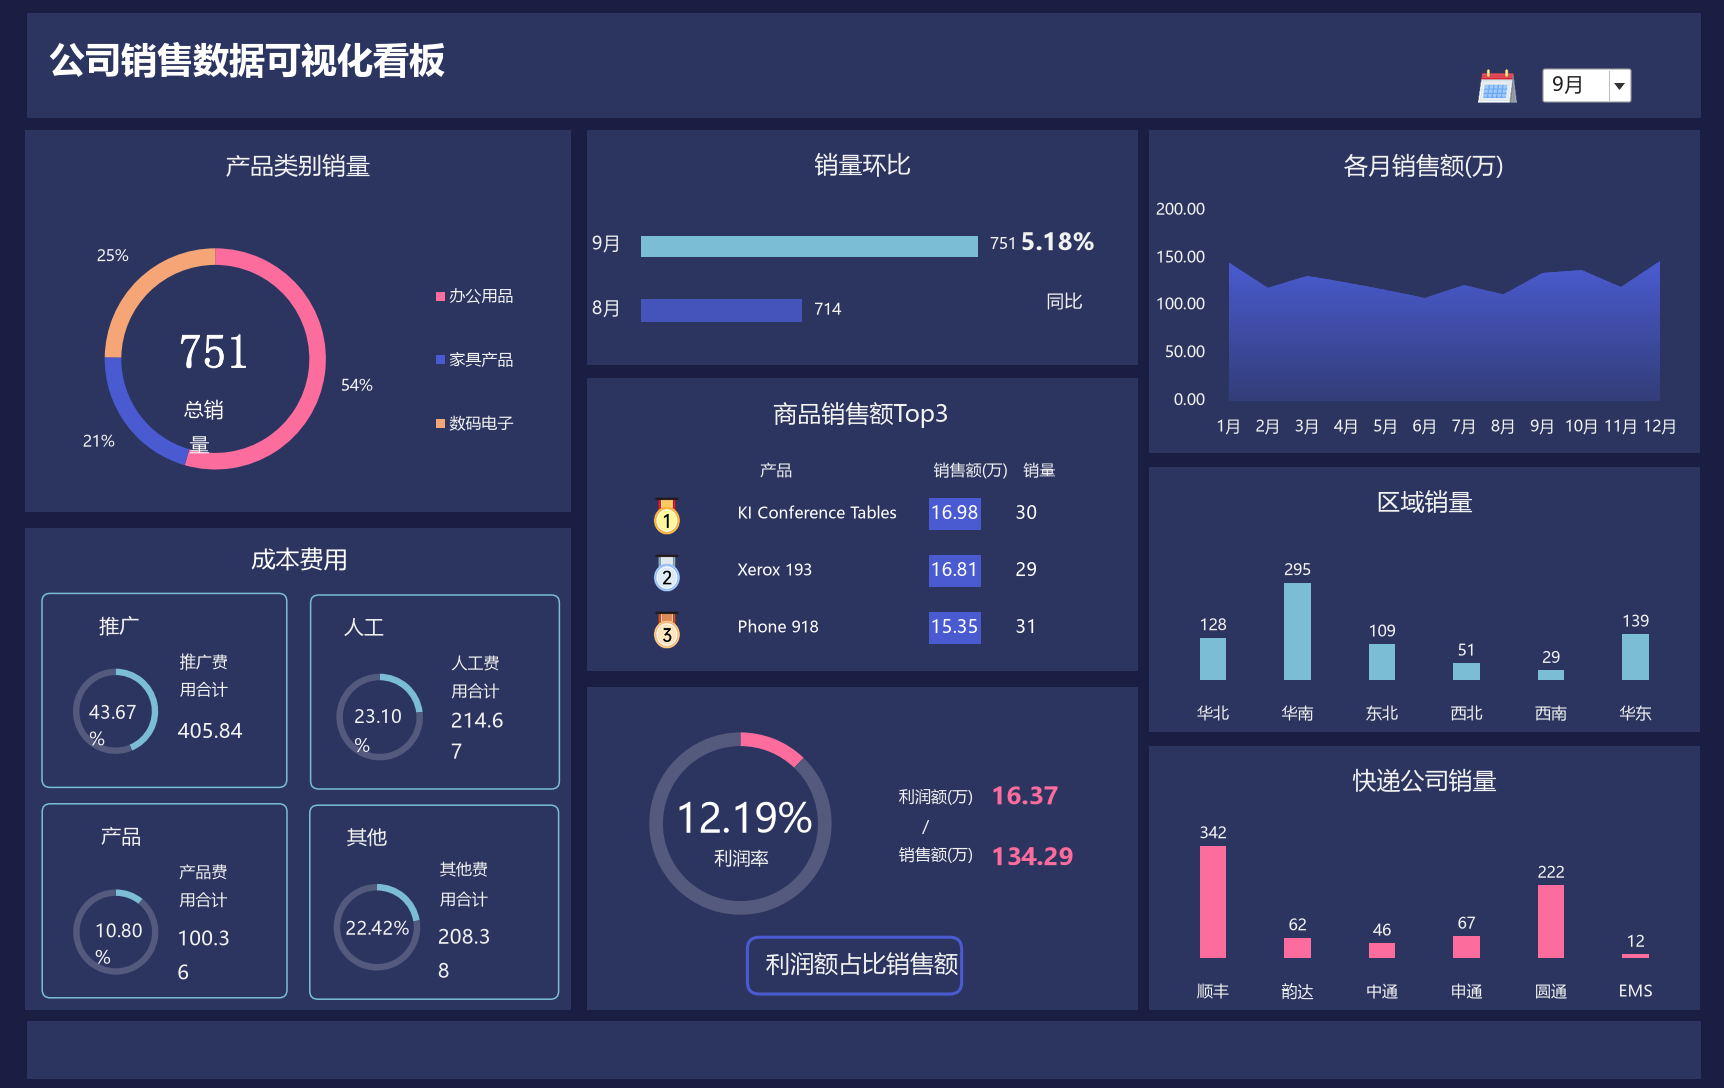

This chart was generated by the following Python code:
# -*- coding: utf-8 -*-
"""第四章 销售看板 · Python / matplotlib 复刻

原文件《第四章 销售看板参考.xlsx》的「数据大屏」工作表由 11 张图表、若干
矩形/文本框、一个图标和一个月份下拉框拼成。这里按原图的画布尺寸
(1724 × 1088 px) 逐块重绘，并用「销售明细」「成本明细」两张原始数据表
现算所有指标，因此和 Excel 一样，换个月份整张看板都会跟着变。

用法：
    python dashboard.py                 # 默认 9 月（与原文件 C2=9 一致）
    python dashboard.py --month 3       # 指定 1~12 月
    python dashboard.py --gif           # 生成 12 个月循环 GIF
"""

import argparse
import io
import os
from collections import defaultdict

import matplotlib
matplotlib.use("Agg")
import matplotlib.patheffects as path_effects
import matplotlib.pyplot as plt
import numpy as np
from matplotlib.patches import FancyBboxPatch, Polygon, Rectangle, Wedge
from PIL import Image

# ---------------------------------------------------------------------------
# 常量：颜色、画布、字体
# ---------------------------------------------------------------------------

BASE = os.path.dirname(os.path.abspath(__file__))
XLSX = (r"D:\大数据分析及数据可视化\《Excel数据可视化 - 从图表到数据大屏》"
        r"-清华-郭宏远\第四章 销售看板参考.xlsx")

W, H = 1724, 1088          # 看板画布（px，1px = 0.5pt；与 Excel 导出图一致）
DPI = 100

C_BG = "#1A1E43"           # 页面底色
C_PANEL = "#2C3560"        # 面板 / 图表区底色
C_TEXT = "#F2F2F2"         # 图表文字（bg1 lum95%）
C_WHITE = "#FFFFFF"
C_BLUE = "#7BBDD5"         # 浅蓝：区域柱、KPI 环、9 月环比条
C_PINK = "#FC6C9D"         # 粉色：快递柱、办公用品、利润弧
C_INDIGO = "#4A5BD1"       # 靛蓝：家具产品、Top3 高亮块、占比条
C_ORANGE = "#F6A576"       # 橙色：数码电子
C_GRAY = "#535A7D"         # 圆环剩余部分（bg1 20% 叠在面板上）
C_DARKBLUE = "#4454BA"     # 8 月环比条

FONT = "Microsoft YaHei"
plt.rcParams["font.family"] = FONT
plt.rcParams["axes.unicode_minus"] = False


def fs(excel_pt):
    """Excel 字号 -> matplotlib 字号（导出比例 2px/pt，100dpi）。"""
    return excel_pt * 2 * 72 / DPI


# ---------------------------------------------------------------------------
# 数据：直接从工作簿现算（对应 Excel 里的 COUNTIFS / SUMIFS）
# ---------------------------------------------------------------------------

MONTHS = ["%d月" % i for i in range(1, 13)]
REGIONS = ["华北", "华南", "东北", "西北", "西南", "华东"]
COURIERS = ["顺丰", "韵达", "中通", "申通", "圆通", "EMS"]
CATEGORIES = ["办公用品", "家具产品", "数码电子"]
COST_ORDER = ["推广", "其他", "人工", "产品"]   # 与 D27:D30 一致


def load_data():
    from openpyxl import load_workbook

    wb = load_workbook(XLSX, read_only=True, data_only=True)
    ws = wb["销售明细"]

    sales = {m: 0.0 for m in MONTHS}
    profit = {m: 0.0 for m in MONTHS}
    qty = {m: 0 for m in MONTHS}
    by_region = {m: defaultdict(int) for m in MONTHS}
    by_courier = {m: defaultdict(int) for m in MONTHS}
    by_category = {m: defaultdict(int) for m in MONTHS}
    by_product = {m: defaultdict(lambda: [0.0, 0]) for m in MONTHS}

    for row in ws.iter_rows(min_row=2, values_only=True):
        if row[0] is None:
            continue
        amount = row[4] or 0.0
        prof = row[6] or 0.0
        region, courier, category, product, month = row[2], row[3], row[7], row[8], row[9]
        if month not in sales:
            continue
        sales[month] += amount
        profit[month] += prof
        qty[month] += 1
        by_region[month][region] += 1
        by_courier[month][courier] += 1
        by_category[month][category] += 1
        by_product[month][product][0] += amount
        by_product[month][product][1] += 1

    costs = {m: {} for m in MONTHS}
    ws = wb["成本明细"]
    for row in ws.iter_rows(min_row=2, values_only=True):
        if row[0] is None:
            continue
        costs[row[0]][row[1]] = row[2] or 0.0

    return {
        "sales": sales, "profit": profit, "qty": qty,
        "by_region": by_region, "by_courier": by_courier,
        "by_category": by_category, "by_product": by_product,
        "costs": costs,
    }


# ---------------------------------------------------------------------------
# 绘制小工具
# ---------------------------------------------------------------------------

def panel(ax, rect, color=C_PANEL):
    ax.add_patch(Rectangle((rect[0], rect[1]), rect[2], rect[3],
                           facecolor=color, edgecolor="none", zorder=1))


def text(ax, x, y, s, size, color=C_TEXT, weight="normal", ha="center",
         va="center", zorder=10, **kwargs):
    return ax.text(x, y, s, fontsize=fs(size), color=color, weight=weight,
                   ha=ha, va=va, zorder=zorder, **kwargs)


def gradient_area(ax, xs, ys, baseline, colors, zorder=3, bands=180):
    """按垂直渐变填充面积图，并用多边形裁剪。colors = (top, bottom)。"""
    pts = [(xs[0], baseline)] + list(zip(xs, ys)) + [(xs[-1], baseline)]
    clip = Polygon(pts, closed=True, facecolor="none", edgecolor="none")
    ax.add_patch(clip)
    top = np.array(colors[0], dtype=float)
    bottom = np.array(colors[1], dtype=float)
    y0, y1 = min(ys), baseline
    for i in range(bands):
        t = i / (bands - 1)
        color = (top * (1 - t) + bottom * t) / 255.0
        y = y0 + (y1 - y0) * i / bands
        bar = Rectangle((xs[0], y), xs[-1] - xs[0], (y1 - y0) / bands + 0.7,
                        facecolor=color, edgecolor="none", zorder=zorder)
        ax.add_patch(bar)
        bar.set_clip_path(clip)


# ---------------------------------------------------------------------------
# 各面板
# ---------------------------------------------------------------------------

def draw_bar(ax, rect, title, values, color, ref_w=551, ref_h=265):
    """快递公司销量 / 区域销量：6 根竖向柱子 + 顶部数值。"""
    x0, y0, w, h = rect
    sx, sy = w / ref_w, h / ref_h
    panel(ax, rect)
    text(ax, x0 + 275.5 * sx, y0 + 36 * sy, title, 12)

    centers = [64, 148.5, 233, 317.5, 402, 486.5]
    baseline = 213
    for cx, value in zip(centers, values):
        top = baseline - value * 0.33
        ax.add_patch(Rectangle((x0 + (cx - 13.25) * sx, y0 + top * sy),
                               26.5 * sx, (baseline - top) * sy,
                               facecolor=color, edgecolor="none", zorder=3))
        text(ax, x0 + cx * sx, y0 + (top - 12) * sy, str(value), 8)
    for cx, name in zip(centers, (COURIERS if title == "快递公司销量" else REGIONS)):
        text(ax, x0 + cx * sx, y0 + 247 * sy, name, 8)


def _nice_step(span):
    """给环比条形图挑一个 Excel 风格的刻度（20 对应 680~760 的原图）。"""
    span = max(span, 1)
    base = 10 ** int(np.floor(np.log10(span)))
    for multiple in (1, 2, 5, 10):
        step = multiple * base
        if span / step <= 2.2:
            return step
    return 10 * base


def draw_chart7(ax, rect, current, previous, change, current_label="9月", previous_label="8月"):
    """销量环比：横向条形图 + 同比（实为环比）标注。"""
    x0, y0, w, h = rect
    sx, sy = w / 554, h / 236
    panel(ax, rect)
    text(ax, x0 + 277 * sx, y0 + 36 * sy, "销量环比", 12)

    text(ax, x0 + 34 * sx, y0 + 115 * sy, current_label, 9, ha="right")
    text(ax, x0 + 34 * sx, y0 + 180 * sy, previous_label, 9, ha="right")

    # 条形长度 = 在 Excel 自动坐标轴里的位置；9 月对应 680~760 的轴，
    # 和原图的 349px / 162px 完全一致
    step = _nice_step(abs(current - previous))
    axis_min = (min(current, previous) // step) * step - step
    axis_max = -(-max(current, previous) // step) * step   # ceil to step
    if axis_max <= axis_min:
        axis_max = axis_min + step
    span_px = 436 - 54

    def bar_px(value):
        return (value - axis_min) / (axis_max - axis_min) * span_px

    ax.add_patch(Rectangle((x0 + 54 * sx, y0 + 106 * sy),
                           bar_px(current) * sx, 22 * sy,
                           facecolor=C_BLUE, edgecolor="none", zorder=3))
    ax.add_patch(Rectangle((x0 + 54 * sx, y0 + 170 * sy),
                           bar_px(previous) * sx, 23 * sy,
                           facecolor=C_DARKBLUE, edgecolor="none", zorder=3))

    text(ax, x0 + (54 + bar_px(current) + 12) * sx, y0 + 115 * sy,
         str(current), 8, ha="left")
    text(ax, x0 + (54 + bar_px(previous) + 12) * sx, y0 + 181 * sy,
         str(previous), 8, ha="left")
    text(ax, x0 + 436 * sx, y0 + 114 * sy, "%.2f%%" % (change * 100), 12,
         weight="bold", ha="left")
    text(ax, x0 + 498 * sx, y0 + 173 * sy, "同比", 9, ha="right")


def draw_chart8(ax, rect, monthly_sales, ref_w=553, ref_h=324):
    """各月销售额：渐变面积图。"""
    x0, y0, w, h = rect
    sx, sy = w / ref_w, h / ref_h
    panel(ax, rect)
    text(ax, x0 + 276 * sx, y0 + 37 * sy, "各月销售额(万)", 12)

    # 面积图从第一个分类点（1 月）画到最后一个（12 月），不是整条绘图区
    left, right = 80, 513
    bottom, top = 272, 80.5

    def y_of(value):
        return bottom - (value / 200.0) * (bottom - top)

    xs = [left + i * (right - left) / 11 for i in range(12)]
    values = [monthly_sales[m] for m in MONTHS]
    ys = [y_of(v) for v in values]
    gradient_area(ax,
                  [x0 + x * sx for x in xs], [y0 + y * sy for y in ys],
                  y0 + bottom * sy,
                  ((74, 91, 209), (50, 61, 119)), zorder=3)

    for value, y in zip([200, 150, 100, 50, 0],
                        [80.5, 128.5, 175.5, 223.5, 271.5]):
        text(ax, x0 + 56 * sx, y0 + y * sy, "%.2f" % value, 8, ha="right")
    for cx, m in zip(xs, MONTHS):
        text(ax, x0 + cx * sx, y0 + 298 * sy, m, 8)


def draw_chart9(ax, rect, counts, total, ref_w=548, ref_h=383):
    """产品类别销量：圆环 + 中心总销量 + 右侧图例。"""
    x0, y0, w, h = rect
    sx, sy = w / ref_w, h / ref_h
    panel(ax, rect)
    text(ax, x0 + 274 * sx, y0 + 37 * sy, "产品类别销量", 12)

    cx, cy = x0 + 191 * sx, y0 + 229.5 * sy
    r = 111 * min(sx, sy)
    width = r * 0.15
    fractions = [counts[c] / total for c in CATEGORIES]
    colors = [C_PINK, C_INDIGO, C_ORANGE]
    ring_arcs(ax, cx, cy, r, width, fractions, colors, zorder=4)

    text(ax, cx - 1 * sx, cy - 8 * sy, str(total), 24, color=C_WHITE,
         fontfamily="SimSun",
         path_effects=[path_effects.withStroke(linewidth=0.7, foreground=C_WHITE)])
    text(ax, cx - 11.5 * sx, cy + 52 * sy, "总销", 10, color=C_WHITE)
    text(ax, cx - 16 * sx, cy + 88 * sy, "量", 10, color=C_WHITE)

    # 百分比标签在 Excel 里是手工拖到固定位置的，不随圆环角度移动
    labels = [(333, 257), (74, 313), (88, 127)]
    for (lx, ly), fraction in zip(labels, fractions):
        text(ax, x0 + lx * sx, y0 + ly * sy, "%.0f%%" % (fraction * 100), 8)

    for (ly, name, color), count in zip(
            [(167, "办公用品", C_PINK), (231, "家具产品", C_INDIGO),
             (295, "数码电子", C_ORANGE)], [counts[c] for c in CATEGORIES]):
        ax.add_patch(Rectangle((x0 + 413 * sx, y0 + (ly - 5) * sy), 9 * sx,
                               9 * sy, facecolor=color, edgecolor="none", zorder=5))
        text(ax, x0 + 426 * sx, y0 + ly * sy, name, 8, ha="left")


def draw_chart10(ax, rect, top_products, ref_w=553, ref_h=293):
    """商品销售额 Top3：透明图表 + 手工表格。"""
    x0, y0, w, h = rect
    sx, sy = w / ref_w, h / ref_h
    panel(ax, rect)
    text(ax, x0 + 275 * sx, y0 + 37 * sy, "商品销售额Top3", 12)

    text(ax, x0 + 190 * sx, y0 + 93 * sy, "产品", 8)
    text(ax, x0 + 385 * sx, y0 + 93 * sy, "销售额(万)", 8)
    text(ax, x0 + 454 * sx, y0 + 93 * sy, "销量", 8)

    rows_y = [136, 193, 250]
    medals = ["medal_gold.png", "medal_silver.png", "medal_bronze.png"]
    for i, ((name, amount, count), ry) in enumerate(zip(top_products, rows_y)):
        if i < 3:
            image = plt.imread(os.path.join(BASE, "assets", medals[i]))
            ax.imshow(image, extent=(x0 + 60.7 * sx, x0 + 99.7 * sx,
                                     y0 + (ry + 23) * sy, y0 + (ry - 19) * sy),
                      zorder=5, interpolation="lanczos")
        text(ax, x0 + 151 * sx, y0 + ry * sy, name, 8, ha="left",
             color=C_WHITE)
        ax.add_patch(Rectangle((x0 + 343 * sx, y0 + (ry - 16) * sy), 52 * sx,
                               32 * sy, facecolor=C_INDIGO, edgecolor="none",
                               zorder=4))
        text(ax, x0 + 369 * sx, y0 + ry * sy, "%.2f" % amount, 9, color=C_WHITE)
        text(ax, x0 + 441 * sx, y0 + ry * sy, str(count), 9, color=C_WHITE)


def draw_chart11(ax, rect, profit, sales, ref_w=553, ref_h=324):
    """利润额占比销售额：单值圆环 + 右侧数值 + 底部标题框。"""
    x0, y0, w, h = rect
    sx, sy = w / ref_w, h / ref_h
    panel(ax, rect)

    margin = profit / sales if sales else 0.0
    cx, cy = x0 + 154 * sx, y0 + 137 * sy
    r = 91.5 * min(sx, sy)
    width = r * 0.15
    ring_arcs(ax, cx, cy, r, width, [margin, 1 - margin], [C_PINK, C_GRAY],
              zorder=3)

    text(ax, cx + 4 * sx, cy - 2 * sy, "%.2f%%" % (margin * 100), 20,
         color=C_WHITE)
    text(ax, cx + 1 * sx, cy + 36 * sy, "利润率", 9)

    text(ax, x0 + 313 * sx, y0 + 111 * sy, "利润额(万)", 8, ha="left")
    text(ax, x0 + 406 * sx, y0 + 111 * sy, "%.2f" % profit, 12, weight="bold",
         color=C_PINK, ha="left")
    text(ax, x0 + 340 * sx, y0 + 141 * sy, "/", 8)
    text(ax, x0 + 313 * sx, y0 + 169 * sy, "销售额(万)", 8, ha="left")
    text(ax, x0 + 406 * sx, y0 + 172 * sy, "%.2f" % sales, 12, weight="bold",
         color=C_PINK, ha="left")

    ax.add_patch(FancyBboxPatch((x0 + 161 * sx, y0 + 251 * sy), 215 * sx,
                                57 * sy, boxstyle="round,pad=0,rounding_size=%f" % (12 * min(sx, sy)),
                                facecolor="none", edgecolor=C_INDIGO,
                                linewidth=2.2, zorder=4))
    text(ax, x0 + 276 * sx, y0 + 279 * sy, "利润额占比销售额", 12)


def char_width(s, size_pt):
    """粗估字符串宽度（px），用于模拟 Excel 文本框的自动换行。"""
    em = size_pt * 2.0  # 2px/pt
    total = 0.0
    for ch in s:
        if "一" <= ch <= "鿿":
            total += em
        elif ch == "%":
            total += em * 0.82
        elif ch == ".":
            total += em * 0.30
        elif ch in "()":
            total += em * 0.38
        else:
            total += em * 0.58
    return total


def ring_arcs(ax, cx, cy, r, width, fractions, colors, zorder=4,
              start_screen=90.0):
    """从 12 点方向顺时针画圆环扇区。

    画布 y 轴向下，matplotlib 的 Wedge 角度需要做一次镜像，否则蓝/橙
    两段会左右颠倒（Excel 的 firstSliceAng=0 也是从 12 点顺时针）。
    """
    angle = -90.0          # 12 点方向在 y 轴向下的画布上对应 -90°
    for fraction, color in zip(fractions, colors):
        ax.add_patch(Wedge((cx, cy), r, angle, angle + 360.0 * fraction,
                           width=width, facecolor=color, edgecolor="none",
                           zorder=zorder))
        angle += 360.0 * fraction


def draw_kpi(ax, rect, fraction, label_lines, value, pct, boxes):
    """四个成本圆环：圆角边框 + 单值环 + 百分比 / 名称 / 金额。"""
    x0, y0, w, h = rect
    sx, sy = w / 245.0, h / 194.0
    ax.add_patch(FancyBboxPatch((x0, y0), w, h,
                                boxstyle="round,pad=0,rounding_size=%f" % (8 * min(w / 245, h / 194)),
                                facecolor="none", edgecolor=C_BLUE,
                                linewidth=1.1, zorder=5))

    # 图表标题（如“推广”“人工”），标题布局取自 chart XML
    tx, ty = boxes["title"]
    text(ax, x0 + (tx * w + 8 * sx), y0 + (ty * h + 21 * sy),
         boxes["name"], 10, ha="left")

    # 绘图区中心与半径来自 chart XML 的 manualLayout
    px, py, pw, ph = boxes["plot"]
    cx, cy = x0 + (px + pw / 2) * w, y0 + (py + ph / 2) * h
    r = min(pw * w, ph * h) / 2
    width = r * 0.15
    ring_arcs(ax, cx, cy, r, width, [fraction, 1 - fraction],
              [C_BLUE, C_GRAY], zorder=6)

    # 名称：两行，左对齐
    lx = boxes["label"][0] + 0.058
    for line, ly in zip(label_lines, boxes["label_y"]):
        text(ax, x0 + lx * w, y0 + ly * sy, line, 8, ha="left")

    # 金额：框不够宽时 Excel 会把最后一位折到第二行
    vx = boxes["value"][0] + 0.058
    value_s = "%.2f" % value
    avail = boxes["value"][2] * w - 2 * 14.4
    if char_width(value_s, 10) > avail:
        lines = [value_s[:-1], value_s[-1]]
    else:
        lines = [value_s]
    for line, ly in zip(lines, boxes["value_y"]):
        text(ax, x0 + vx * w, y0 + ly * sy, line, 10, ha="left")

    # 百分比：同理，窄框会把“%”折行
    bx = boxes["pct"][0] + 0.058
    pct_s = "%.2f%%" % (fraction * 100)
    avail = boxes["pct"][2] * w - 2 * 14.4
    if char_width(pct_s, 9) > avail:
        lines = [pct_s[:-1], "%"]
    else:
        lines = [pct_s]
    for line, ly in zip(lines, boxes["pct_y"]):
        text(ax, x0 + bx * w, y0 + ly * sy, line, 9, ha="left")


# 每个 KPI 图的布局参数（取自 chart1~4 XML 的 plotArea / userShapes）
KPI_BOXES = {
    1: {"plot": (0.12656, 0.36513, 0.34809, 0.48521),
        "title": (0.20091, 0.06414), "name": "推广",
        "label": (0.5052, 0.25122, 0.35932, 0.35011),
        "value": (0.49657, 0.58529, 0.43522, 0.2726),
        "pct": (0.13421, 0.49576, 0.3662, 0.27394),
        "label_y": [69, 97], "value_y": [139], "pct_y": [120.5, 147]},
    2: {"plot": (0.09588, 0.38651, 0.34809, 0.48521),
        "title": (0.11655, 0.06414), "name": "其他",
        "label": (0.46494, 0.23118, 0.35932, 0.33407),
        "value": (0.45631, 0.55188, 0.35932, 0.33407),
        "pct": (0.08532, 0.5158, 0.43522, 0.2726),
        "label_y": [65, 95], "value_y": [133, 167], "pct_y": [124.5]},
    3: {"plot": (0.10355, 0.38651, 0.34809, 0.48521),
        "title": (0.10121, 0.06414), "name": "人工",
        "label": (0.50808, 0.23919, 0.35932, 0.38218),
        "value": (0.5052, 0.53318, 0.35932, 0.24052),
        "pct": (0.11695, 0.51179, 0.36045, 0.28597),
        "label_y": [69, 97], "value_y": [127, 158], "pct_y": [123, 152]},
    4: {"plot": (0.12656, 0.41858, 0.34809, 0.48521),
        "title": (0.20857, 0.06414), "name": "产品",
        "label": (0.50232, 0.22717, 0.35932, 0.35812),
        "value": (0.4937, 0.57326, 0.35932, 0.22851),
        "pct": (0.15722, 0.53986, 0.32018, 0.2726),
        "label_y": [69, 97], "value_y": [136, 170], "pct_y": [128.5, 155]},
}
KPI_RECTS = {
    1: (42.0, 593.4, 244.8, 194.0),
    2: (309.8, 805.2, 248.8, 194.0),
    3: (310.6, 595.0, 248.8, 194.0),
    4: (42.2, 803.8, 244.8, 194.0),
}


# ---------------------------------------------------------------------------
# 整张看板
# ---------------------------------------------------------------------------

def render(data, month):
    m = "%d月" % month
    prev = 12 if month == 1 else month - 1

    qty = data["qty"][m]
    prev_qty = data["qty"]["%d月" % prev]
    sales = data["sales"][m] / 10000.0
    profit = data["profit"][m] / 10000.0
    change = qty / prev_qty - 1 if prev_qty else 0.0

    categories = {c: data["by_category"][m][c] for c in CATEGORIES}
    regions = {r: data["by_region"][m][r] for r in REGIONS}
    couriers = {c: data["by_courier"][m][c] for c in COURIERS}
    monthly = {k: v / 10000.0 for k, v in data["sales"].items()}

    products = data["by_product"][m]
    top = sorted(products.items(), key=lambda kv: kv[1][0], reverse=True)[:3]
    top_products = [(name, amount / 10000.0, count) for name, (amount, count) in top]

    costs = data["costs"][m]
    total_cost = sum(costs.values())

    fig = plt.figure(figsize=(W / DPI, H / DPI), dpi=DPI)
    fig.patch.set_facecolor(C_BG)
    ax = fig.add_axes([0, 0, 1, 1])
    ax.set_xlim(0, W)
    ax.set_ylim(H, 0)
    ax.set_facecolor(C_BG)
    ax.axis("off")

    # 面板底板
    for rect in [(25, 130, 546, 382), (25, 528, 546, 482),
                 (587, 130, 551, 235), (587, 378, 551, 293),
                 (587, 687, 551, 323), (1149, 130, 551, 323),
                 (1149, 467, 551, 265), (1149, 746, 551, 264)]:
        panel(ax, rect)

    # 顶部标题栏 / 底部装饰栏
    panel(ax, (27, 13, 1674, 105))
    panel(ax, (27, 1021, 1674, 58))

    text(ax, 49, 61.5, "公司销售数据可视化看板", 18, color=C_WHITE,
         weight="bold", ha="left")

    # 日历图标 + 月份下拉框（原文件是窗体控件 Drop Down 1，C2=9）
    calendar = plt.imread(os.path.join(BASE, "assets", "calendar.png"))
    ax.imshow(calendar, extent=(1478, 1517, 106, 66), zorder=5,
              interpolation="lanczos")
    ax.add_patch(FancyBboxPatch((1543, 69), 88, 33,
                                boxstyle="round,pad=0,rounding_size=2",
                                facecolor=C_WHITE, edgecolor="#9A9A9A",
                                linewidth=0.8, zorder=5))
    ax.plot([1609, 1609], [71, 100], color="#C0C0C0", linewidth=0.8, zorder=6)
    ax.add_patch(Polygon([[1614, 83], [1625, 83], [1619.5, 90]],
                         closed=True, facecolor="#333333", edgecolor="none",
                         zorder=6))
    text(ax, 1552, 85.5, m, 10, color="#222222", ha="left", zorder=7)

    # 各图
    draw_chart9(ax, (25, 130, 546, 382), categories, qty)
    text(ax, 299.5, 560.5, "成本费用", 12, color=C_WHITE)

    draw_kpi(ax, KPI_RECTS[1], costs["推广"] / total_cost,
             ["推广费", "用合计"], costs["推广"],
             costs["推广"] / total_cost, KPI_BOXES[1])
    draw_kpi(ax, KPI_RECTS[3], costs["人工"] / total_cost,
             ["人工费", "用合计"], costs["人工"],
             costs["人工"] / total_cost, KPI_BOXES[3])
    draw_kpi(ax, KPI_RECTS[4], costs["产品"] / total_cost,
             ["产品费", "用合计"], costs["产品"],
             costs["产品"] / total_cost, KPI_BOXES[4])
    draw_kpi(ax, KPI_RECTS[2], costs["其他"] / total_cost,
             ["其他费", "用合计"], costs["其他"],
             costs["其他"] / total_cost, KPI_BOXES[2])

    draw_chart7(ax, (587, 130, 551, 235), qty, prev_qty, change,
                m, "%d月" % prev)
    draw_chart10(ax, (587, 378, 551, 293), top_products)
    draw_chart11(ax, (587, 687, 551, 323), profit, sales)

    draw_chart8(ax, (1149, 130, 551, 323), monthly)
    draw_bar(ax, (1149, 467, 551, 265), "区域销量",
             [regions[r] for r in REGIONS], C_BLUE)
    draw_bar(ax, (1149, 746, 551, 264), "快递公司销量",
             [couriers[c] for c in COURIERS], C_PINK)

    return fig


def save_png(fig, name="dashboard.png"):
    path = os.path.join(BASE, name)
    fig.savefig(path, dpi=DPI, facecolor=C_BG)
    print("saved:", path)
    return path


def save_gif(data, name="dashboard_months.gif", scale=0.5):
    frames = []
    for month in range(1, 13):
        fig = render(data, month)
        buffer = io.BytesIO()
        fig.canvas.draw()
        fig.savefig(buffer, format="png", dpi=DPI, facecolor=C_BG)
        plt.close(fig)
        buffer.seek(0)
        image = Image.open(buffer).convert("RGB")
        image = image.resize((int(W * scale), int(H * scale)), Image.LANCZOS)
        frames.append(image)
    path = os.path.join(BASE, name)
    frames[0].save(path, save_all=True, append_images=frames[1:],
                   duration=900, loop=0, optimize=True)
    print("saved:", path)
    return path


def main():
    parser = argparse.ArgumentParser(description="复刻第四章销售看板")
    parser.add_argument("--month", type=int, default=9, choices=range(1, 13))
    parser.add_argument("--gif", action="store_true", help="生成 12 个月循环动画")
    parser.add_argument("--out", default=None, help="输出文件名")
    args = parser.parse_args()

    data = load_data()
    if args.gif:
        save_gif(data)
        return
    fig = render(data, args.month)
    save_png(fig, args.out or "dashboard.png")


if __name__ == "__main__":
    main()
